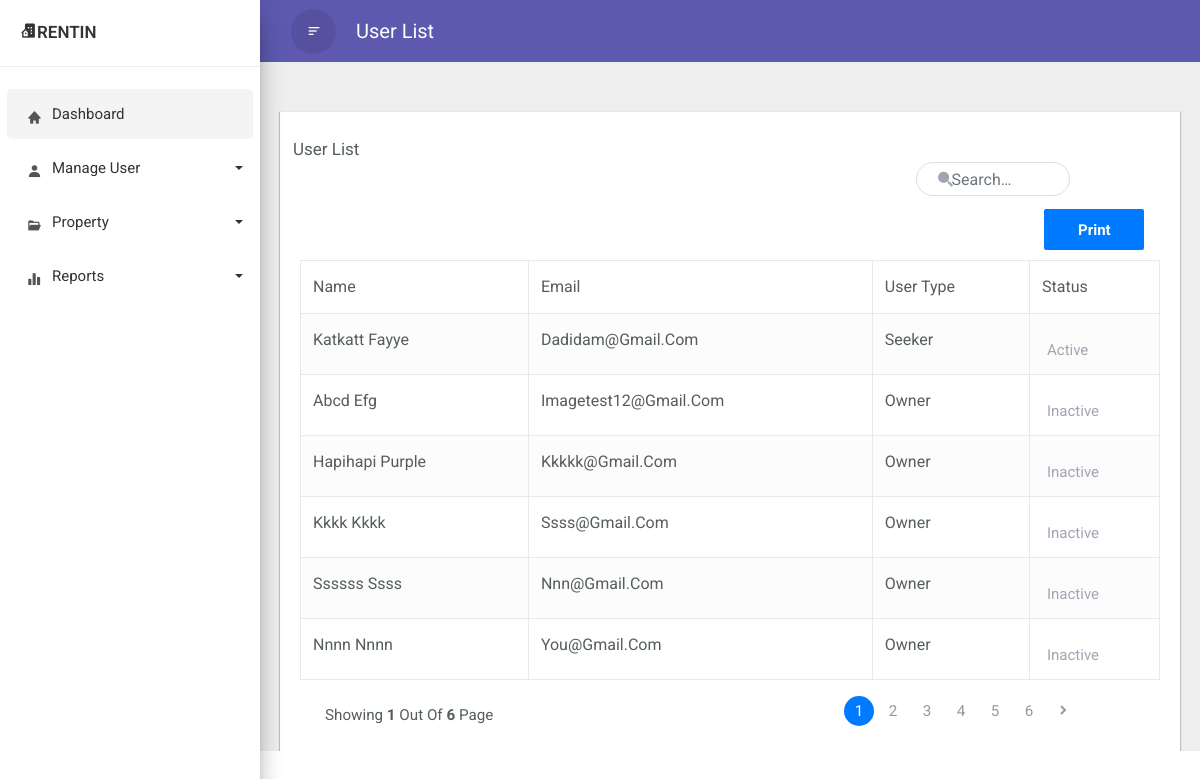
Before: /userList.php with the older database file.
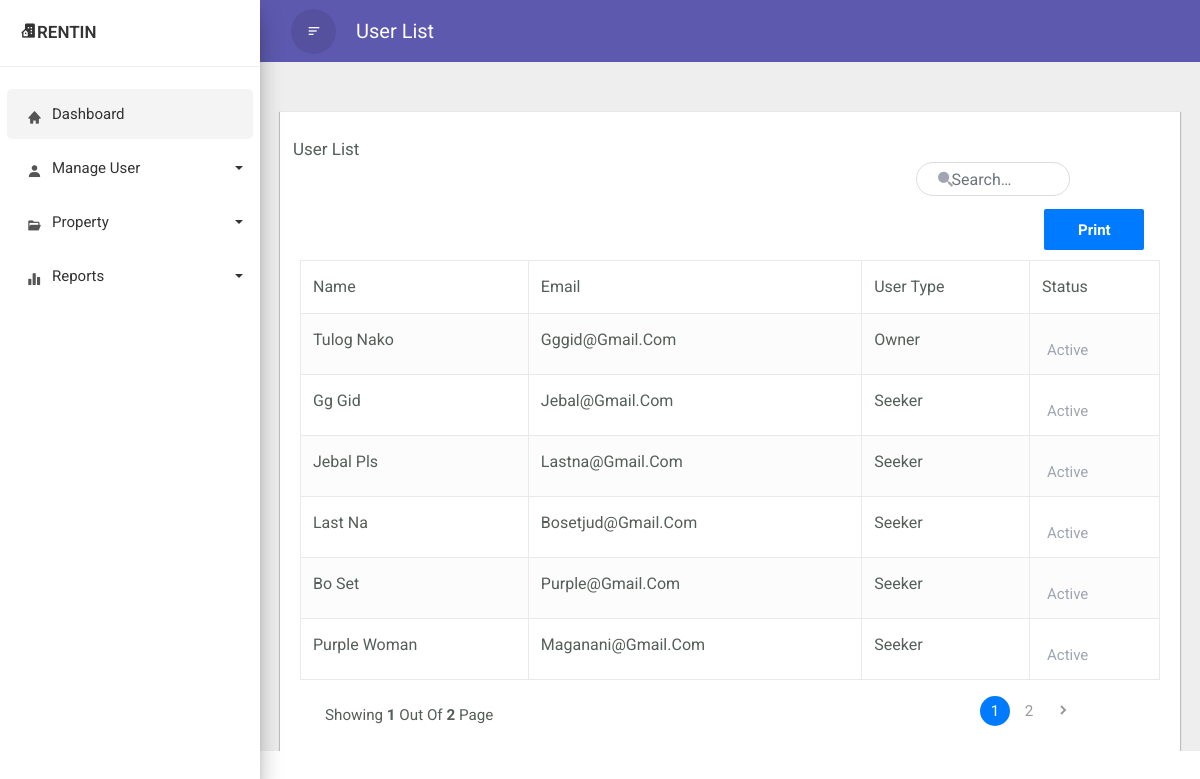
After: the same page with the newer database file.
### tables this page shows
CREATE TABLE `user` (
  `id` int(11) NOT NULL,
  `user_ID` varchar(99) NOT NULL,
  `email` varchar(99) NOT NULL,
  `password` varchar(50) NOT NULL,
  `userInfo_ID` varchar(99) NOT NULL,
  `userLevel_ID` int(11) NOT NULL,
  `status` int(11) NOT NULL
);

### userList.php (the view, shortened to what the changed rows need)
<!doctype html>
<html lang="en">
    <head>
        <link rel="stylesheet" href="css/bootstrap.min.css">
        <link rel="stylesheet" type="text/css" href="css/print.css" media="print">
        <link href='https://unpkg.com/boxicons@2.1.4/css/boxicons.min.css' rel='stylesheet'>
    </head>
    <body>
    <div class="wrapper">
            <div id="content">
			    <div class="main-content">
    <div class="container-xl">
        <div class="table-wrapper">
            <div class="table-title">
                <div class="row">
                    <div class="col-sm-6 p-0 d-flex justify-content-lg-start justify-content-center">
                        <h2 class="ml-lg-2">User List</h2>
                    </div>
                 </div>
            <table class="table table-striped table-hover table-bordered" id = "mytable">
                <thead>
                    <tr>
                        <th>Name</th>
                        <th>Email</th>
                        <th>User Type</th>
                        <th>Status</th>
                    </tr>
                </thead>
                <tbody>
                        <?php
                            include "dbconn.php";
                            if(isset($_GET['page']) && $_GET['page'] !== "") {
                                $page = $_GET['page'];
                            } else {
                                $page = 1;
                            }
                            $limit = 6;
                            $offset = ($page - 1) * $limit;
                            $sql = "SELECT userinfo.id, user.email, user.userLevel_ID, user.status, CONCAT(firstName,' ', lastName) AS fullName FROM userinfo JOIN user ON userinfo.id = user.id LIMIT $offset, $limit";
                            $result = mysqli_query($conn, $sql);
                            while ($row = mysqli_fetch_assoc($result)) {
                                ?>
                                    <tr>
                                        <td> <?php echo $row['fullName'] ?> </td>
                                        <td> <?php echo $row['email'] ?> </td>
                                        <td>
                                            <?php
                                                if ($row['userLevel_ID'] == 1){
                                                    echo "Admin";
                                                } else if ($row['userLevel_ID'] == 2){
                                                    echo "Owner";
                                                } if ($row['userLevel_ID'] == 3){
                                                    echo "Seeker";
                                                }
                                            ?>
                                        </td>
                                        <td>
                                            <?php
                                                if ($row['status'] == 1) {
                                                    echo '<p> <a href = "userstatus.php?id='.$row['id'].'&status=0"> active </a> </p>';
                                                } else {
                                                    echo '<p> <a href = "userstatus.php?id='.$row['id'].'&status=1"> inactive </a> </p>';
                                                }
                                            ?>
                                        </td>
                                    </tr>
                                <?php
                            }
                        ?>
                </tbody>
            </table>
            <div class="clearfix">
                <ul class="pagination">
                <?php
                    $query =  "SELECT COUNT(*) FROM user";
                    $result_count = mysqli_query($conn, $query);
                    $records = mysqli_fetch_row($result_count);
                    $total_records = $records[0];
                    $total_pages = ceil($total_records / $limit);
                    $link = "";
            ?>
            <?php
                 for ($counter = 1; $counter <= $total_pages; $counter++){
                    if ($counter == $page) {
                        $link .= "<li class = 'page-item active'>
                        <a class = 'page-link' href= 'userList?page="
                        .$counter."'>".$counter." </a></li>";
                    } else {
                        $link .= "<li class = 'page-item'>
                        <a class = 'page-link' href='userList.php?page=".$counter."'> ".$counter." </a> </li>";
                    }
                };
                echo $link;
            ?>
                </ul>
                <div class="hint-text">Showing <b> <?= $page; ?> </b> out of <b> <?= $total_pages; ?></b> page</div>
            </div>
        </div>
    </div>
  </body>
</html>

Changed rows visible on the page:
removed user: fullName "Katkatt Fayye", email "Dadidam@gmail.com", shows "Seeker"
removed user: fullName "Abcd Efg", email "Imagetest12@gmail.com", shows "Owner"
removed user: fullName "Hapihapi Purple", email "Kkkkk@gmail.com", shows "Owner"
removed user: fullName "Kkkk Kkkk", email "Ssss@gmail.com", shows "Owner"
removed user: fullName "Ssssss Ssss", email "Nnn@gmail.com", shows "Owner"
removed user: fullName "Nnnn Nnnn", email "You@gmail.com", shows "Owner"
now on this page (row edited): user: fullName "Tulog Nako", email "Gggid@gmail.com", shows "Owner"
now on this page (row unchanged): user: fullName "Gg Gid", email "Jebal@gmail.com", shows "Seeker"
now on this page (row unchanged): user: fullName "Jebal Pls", email "Lastna@gmail.com", shows "Seeker"
now on this page (row unchanged): user: fullName "Last Na", email "Bosetjud@gmail.com", shows "Seeker"
now on this page (row unchanged): user: fullName "Bo Set", email "Purple@gmail.com", shows "Seeker"
now on this page (row unchanged): user: fullName "Purple Woman", email "Maganani@gmail.com", shows "Seeker"
Other visible differences:
$total_pages: "6" → "2"
list line gone: "3"
list line gone: "4"
list line gone: "5"
list line gone: "6"
